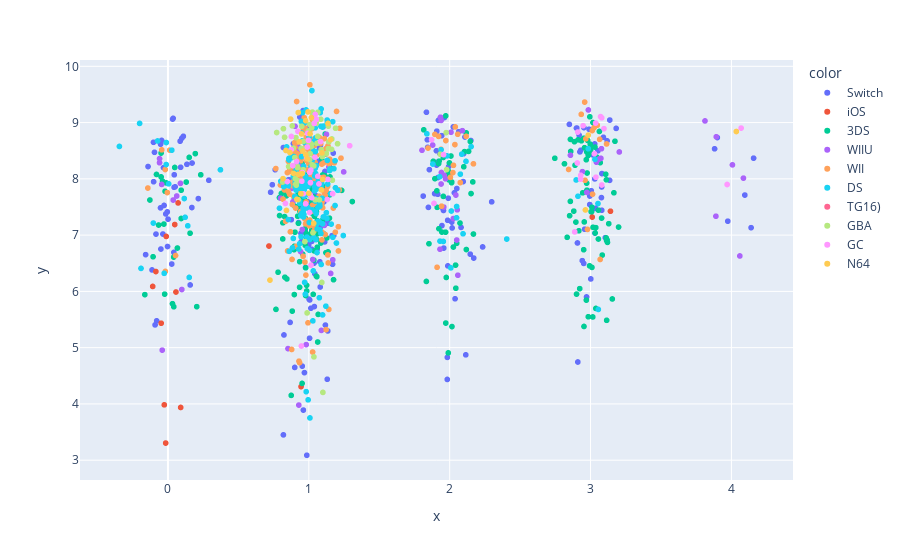

This figure's notebook cell:
### Code cell
# I am curious to see if there is any visable correlation between user scores and the esrb rating.

fig, ax = plt.subplots()

def jitter(values,j):
    return values + np.random.normal(j,0.1,values.shape)


sns.scatterplot(x=jitter(games['esrb_rating'], 0), y=jitter(games['user_score'], 0), ax=ax, hue=games['platform'])

ax.set_xticklabels(['None', 'RP', 'E', 'E10+', 'T', 'M'])

import plotly.express as px
px.scatter(x=jitter(games['esrb_rating'], 0), y=jitter(games['user_score'], 0), color=games['platform'])

### Figure 1 — Plotly figure (JSON) as saved in the notebook; plotly's stock layout.template omitted (floating-point values rounded to 4 significant figures; data arrays with more than 128 entries replaced by an {"elided": "..."} marker saying what was removed)
{"data": [{"hovertemplate": "color=Switch<br>x=%{x}<br>y=%{y}<extra></extra>", "legendgroup": "Switch", "marker": {"color": "#636efa", "symbol": "circle"}, "mode": "markers", "name": "Switch", "showlegend": true, "type": "scattergl", "x": {"elided": "202 float values"}, "xaxis": "x", "y": {"elided": "202 float values"}, "yaxis": "y"}, {"hovertemplate": "color=iOS<br>x=%{x}<br>y=%{y}<extra></extra>", "legendgroup": "iOS", "marker": {"color": "#EF553B", "symbol": "circle"}, "mode": "markers", "name": "iOS", "showlegend": true, "type": "scattergl", "x": [0.0721, 0.05697, 0.09013, 0.9447, -0.01613, 3.141, -0.0261, 0.7171, 0.0482, 3.012, -0.1084, -0.04807, -0.01225, -0.0856], "xaxis": "x", "y": [7.572, 5.989, 3.937, 4.307, 3.304, 7.425, 3.984, 6.806, 7.188, 7.32, 6.088, 5.434, 6.976, 6.353], "yaxis": "y"}, {"hovertemplate": "color=3DS<br>x=%{x}<br>y=%{y}<extra></extra>", "legendgroup": "3DS", "marker": {"color": "#00cc96", "symbol": "circle"}, "mode": "markers", "name": "3DS", "showlegend": true, "type": "scattergl", "x": {"elided": "254 float values"}, "xaxis": "x", "y": {"elided": "254 float values"}, "yaxis": "y"}, {"hovertemplate": "color=WIIU<br>x=%{x}<br>y=%{y}<extra></extra>", "legendgroup": "WIIU", "marker": {"color": "#ab63fa", "symbol": "circle"}, "mode": "markers", "name": "WIIU", "showlegend": true, "type": "scattergl", "x": [1.935, 1.931, 1.803, 1.942, 0.03705, 0.9536, 2.973, 2.044, 3.056, 2.857, 2.942, 3.042, 2.026, 2.054, 1.939, 1.002, 1.958, 3.077, 2.985, 0.8523, 0.9292, 4.085, 0.9312, 0.992, 4.06, 0.8767, -0.05969, 2.09, 0.9832, -0.05966, 1.142, 1.17, 0.06234, 0.8875, 0.9346, -0.04467, 0.9126, 0.96, 3.065, 2.009, 1.019, 3.893, 4.007, 0.0886, 3.204, 3.812, 0.9224, 1.125, 1.103, 0.9022, 0.959, 0.9635, 1.102, 1.028, 2.05, 0.7997, 0.9258, 1.111, 1.939, 3.074, 0.9818, 1.155, -0.04064, 1.879, 0.9412, 1.038, 1.089, 1.961, 0.09854, 1.248, 3.89, 2.058, 1.97], "xaxis": "x", "y": [9.095, 6.749, 8.509, 8.113, 7.624, 7.099, 7.759, 7.712, 8.345, 8.419, 8.128, 8.296, 7.295, 7.45, 7.909, 6.934, 7.498, 8.535, 9.224, 4.983, 3.98, 8.013, 8.516, 8.699, 6.63, 7.829, 8.359, 8.857, 7.53, 8.287, 8.21, 6.561, 7.695, 7.593, 8.219, 7.901, 8.502, 8.514, 8.357, 8.829, 8.083, 8.748, 8.248, 7.92, 8.478, 9.029, 8.047, 8.792, 8.002, 8.933, 7.473, 7.49, 8.923, 6.567, 6.913, 7.657, 8.566, 7.173, 9.038, 8.364, 5.054, 6.319, 4.956, 8.6, 6.709, 8.122, 5.307, 8.062, 6.033, 8.124, 7.336, 6.288, 8.0], "yaxis": "y"}, {"hovertemplate": "color=WII<br>x=%{x}<br>y=%{y}<extra></extra>", "legendgroup": "WII", "marker": {"color": "#FFA15A", "symbol": "circle"}, "mode": "markers", "name": "WII", "showlegend": true, "type": "scattergl", "x": {"elided": "181 float values"}, "xaxis": "x", "y": {"elided": "181 float values"}, "yaxis": "y"}, {"hovertemplate": "color=DS<br>x=%{x}<br>y=%{y}<extra></extra>", "legendgroup": "DS", "marker": {"color": "#19d3f3", "symbol": "circle"}, "mode": "markers", "name": "DS", "showlegend": true, "type": "scattergl", "x": {"elided": "192 float values"}, "xaxis": "x", "y": {"elided": "192 float values"}, "yaxis": "y"}, {"hovertemplate": "color=TG16)<br>x=%{x}<br>y=%{y}<extra></extra>", "legendgroup": "TG16)", "marker": {"color": "#FF6692", "symbol": "circle"}, "mode": "markers", "name": "TG16)", "showlegend": true, "type": "scattergl", "x": [1.006], "xaxis": "x", "y": [8.124], "yaxis": "y"}, {"hovertemplate": "color=GBA<br>x=%{x}<br>y=%{y}<extra></extra>", "legendgroup": "GBA", "marker": {"color": "#B6E880", "symbol": "circle"}, "mode": "markers", "name": "GBA", "showlegend": true, "type": "scattergl", "x": [1.975, 0.8564, 1.036, 1.978, 1.063, 1.933, 0.9594, 0.8142, 0.96, 0.9879, 0.9155, 1.03, 0.9493, 1.013, 0.7718, 1.036, 0.9086, 0.9039, 1.138, 1.006, 0.959, 0.9719, 0.9199, 0.9448, 1.1, 1.01, 1.143, 1.204, 1.095, 0.89, 1.075, 0.9108, 1.161, 1.058, 1.092, 1.047, 0.9182, 1.025, 1.088, 1.04, 1.054, 0.9249, 1.085, 0.9968, 0.9074, 0.9919, 1.163, 1.018, 1.139, 1.125, 0.9007, 1.008, 1.019, 0.8827, 1.167, 1.064, 1.19, 1.026, 1.02, 0.8199, 0.8279, 0.9256, 1.014, 1.023], "xaxis": "x", "y": [8.822, 8.219, 8.23, 8.165, 8.756, 8.437, 8.664, 7.944, 8.163, 5.617, 7.634, 7.041, 8.934, 8.631, 8.823, 4.836, 8.732, 8.005, 8.537, 8.341, 8.526, 6.884, 8.198, 8.54, 4.205, 8.448, 8.658, 8.624, 8.396, 8.545, 7.628, 7.888, 8.524, 8.632, 6.159, 7.627, 8.222, 9.187, 8.519, 9.005, 8.986, 7.63, 9.059, 8.851, 7.906, 8.669, 8.709, 8.574, 8.936, 8.45, 8.379, 8.965, 8.614, 8.941, 7.976, 9.182, 8.899, 9.167, 8.907, 8.892, 8.739, 7.964, 7.676, 8.25], "yaxis": "y"}, {"hovertemplate": "color=GC<br>x=%{x}<br>y=%{y}<extra></extra>", "legendgroup": "GC", "marker": {"color": "#FF97FF", "symbol": "circle"}, "mode": "markers", "name": "GC", "showlegend": true, "type": "scattergl", "x": [3.071, 2.929, 1.889, 1.871, 0.8764, 1.009, 1.015, 3.08, 0.9541, 2.906, 0.9134, 3.97, 2.888, 1.956, 3.038, 1.012, 2.909, 0.8747, 1.038, 1.072, 1.045, 0.9475, 0.9774, 2.93, 1.135, 1.064, 3.095, 0.9843, 1.021, 1.016, 1.084, 0.9913, 1.169, 0.8861, 3.027, 0.8473, 0.9609, 1.053, 0.9229, 2.947, 1.006, 1.131, 3.079, 0.9891, 1.044, 0.8341, 4.069, 1.005, 3.036, 0.9978, 0.9504, 1.29], "xaxis": "x", "y": [9.106, 7.994, 7.563, 8.694, 8.753, 7.717, 8.157, 9.085, 8.112, 8.282, 8.309, 7.9, 7.057, 8.431, 8.029, 7.934, 8.832, 8.519, 8.984, 7.91, 9.145, 5.029, 7.556, 8.063, 7.99, 8.045, 8.892, 8.371, 7.666, 6.466, 8.662, 8.808, 7.735, 8.235, 8.447, 7.952, 7.735, 9.057, 8.844, 8.944, 8.115, 7.633, 7.891, 8.566, 8.384, 7.563, 8.902, 7.402, 8.991, 8.684, 7.958, 8.589], "yaxis": "y"}, {"hovertemplate": "color=N64<br>x=%{x}<br>y=%{y}<extra></extra>", "legendgroup": "N64", "marker": {"color": "#FECB52", "symbol": "circle"}, "mode": "markers", "name": "N64", "showlegend": true, "type": "scattergl", "x": [0.9526, 1.034, 0.9789, 1.136, 1.154, 0.9154, 0.7243, 0.9945, 0.9582, 1.009, 0.8908, 2.964, 4.035, 0.9243, 1.098, 1.089, 0.9442, 0.9324, 0.8171, 0.8707, 0.9491, 1.018, 0.8413, 1.093, 2.984, 0.978, 0.8658, 0.8378, 0.9892, 1.0, 0.9252], "xaxis": "x", "y": [8.094, 7.21, 8.428, 8.985, 8.698, 7.636, 6.201, 9.189, 8.495, 8.801, 8.099, 7.447, 8.841, 8.082, 7.99, 7.804, 7.735, 8.657, 8.004, 9.062, 8.798, 9.089, 7.438, 8.461, 8.777, 9.034, 8.468, 8.504, 8.357, 7.744, 9.178], "yaxis": "y"}], "layout": {"legend": {"title": {"text": "color"}, "tracegroupgap": 0}, "margin": {"t": 60}, "xaxis": {"anchor": "y", "domain": [0, 1], "title": {"text": "x"}}, "yaxis": {"anchor": "x", "domain": [0, 1], "title": {"text": "y"}}}}
